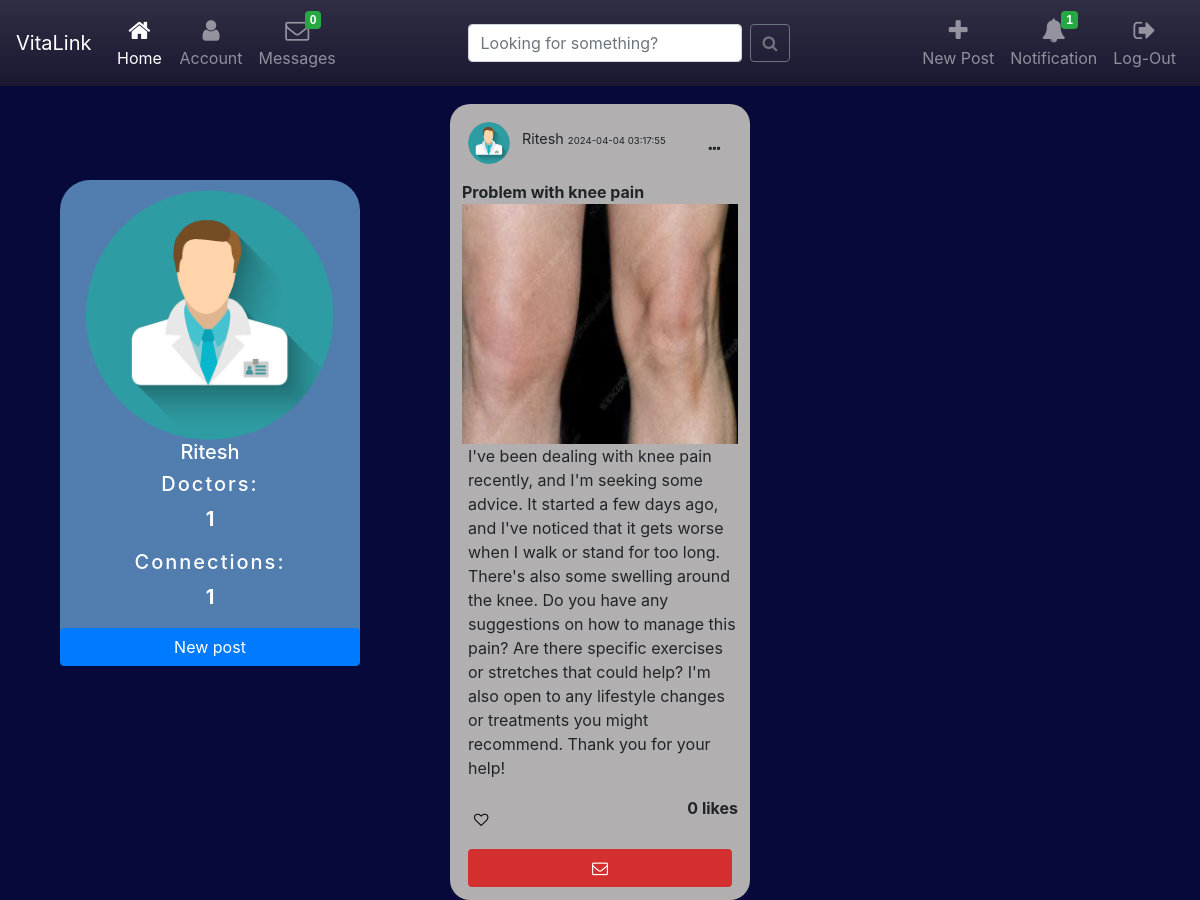
Screenshot of / (signed in) with the database file from the repository.
### website/models.py (models this page shows)
class User(db.Model, UserMixin):
    id = db.Column(db.Integer, primary_key=True)
    email = db.Column(db.String(150), unique=True)
    password = db.Column(db.String(150))
    websocket_id = db.Column(db.String, unique=True, index=True)
    name = db.Column(db.String(150),unique = True)
    profilepic = db.Column(db.String(100))
    status = db.Column(db.String(20))
    interests = db.Column(db.String(1000),default = None)
    following = db.Column(db.String(1000),default = "")
    followers = db.Column(db.String(1000),default = "")
    logined = db.Column(db.String(10),default = "true")
    otp = db.Column(db.String(10))
    posts = db.relationship('Post')

class Post(db.Model):
    id = db.Column(db.Integer, primary_key=True)
    title = db.Column(db.String(100))
    data = db.Column(db.String(10000))
    pic=db.Column(db.String(100))
    date = db.Column(db.DateTime(timezone=True), default=func.now())
    likes = db.Column(db.String(1000))
    user_id = db.Column(db.Integer, db.ForeignKey('user.id'))

### website/views.py (the view, shortened to what this page needs)
@views.route('/', methods=['GET', 'POST'])
@login_required
def home():
    notifs=Notification.query.filter_by(user_id=current_user.id)
    noticount=0
    for notic in notifs:
        if notic.read == 'false':
            noticount+=1
    messages=Message.query.all()
    msgcount=0
    for msg in messages:
        if (current_user.name in msg.uid) and msg.read=='false':
            msgcount+=1
    users = User.query.all()
    posts = Post.query.all()
    poppost=posts[0]
    popularuser=current_user
    for user in users:
        if len(user.followers.split("+")) > len(popularuser.followers.split("+")):
            popularuser=user
    for post in posts:
        if len(post.likes.split("+")) > len(poppost.likes.split("+")):
            poppost=post
    return render_template("home.html", posts = Post.query.all(), user = current_user, posters = User.query.all(),notifs=notifs, noticount=noticount,msgcount=msgcount)

### website/templates/home.html (shortened to what this page needs)
<!DOCTYPE html>
<html lang="en">
<head>
  <link rel="stylesheet" href="https://maxcdn.bootstrapcdn.com/bootstrap/4.3.1/css/bootstrap.min.css">
  <link rel="stylesheet" href="https://cdnjs.cloudflare.com/ajax/libs/font-awesome/4.7.0/css/font-awesome.min.css">
  <link rel="stylesheet" type="text/css" href="../../static/css/feed.css">
  <link rel="stylesheet" type="text/css" href="../../static/css/navbar.css">
</head>
<body>
  <div class="navbox">
    <nav class="navbar navbar-icon-top fixed-top navbar-expand-lg navbar-dark  navcolr"
      style="background-image: linear-gradient(180deg,#302e44  0%, #1A1731 100%);">
      <a class="navbar-brand" href="#">VitaLink</a>
      <div class="collapse navbar-collapse" id="navbarSupportedContent">
        <ul class="navbar-nav">
          <li class="nav-item active">
            <a class="nav-link" href="/">
              <i class="fa fa-home"></i>
              Home
            </a>
          </li>
          <li class="nav-item">
            <a class="nav-link" href="/account">
              <i class="fa fa-user">
              </i>
              Account
            </a>
          </li>
          <li class="nav-item">
            <a class="nav-link" href="/chat">
              <i class="fa fa-envelope-o">
                {% if noticount > 0 %}
                <span class="badge badge-success">{{msgcount}}</span>
                {% endif %}
              </i>
              Messages
            </a>
          </li>
        </ul>
        <ul class="navbar-nav ml-auto mr-auto">
          <li class="nav-item">
            <form class="form-inline my-2 my-lg-0" method="post" action="/search">
              <input class="form-control mr-sm-2" type="text" placeholder="Looking for something?" name="search"
                aria-label="Search">
              <button class="btn btn-outline-secondary my-2 my-sm-0" type="submit"><i class="fa fa-search"></i></button>
            </form>
          </li>
        </ul>
        <ul class="navbar-nav ">
          <li class="nav-item">
            <a class="nav-link" href="/post">
              <i class="fa fa-plus">
              </i>
              New Post
            </a>
          </li>
          <li class="nav-item">
            <a class="nav-link" href="javascript:myFunction();">
              <i class="fa fa-bell">
                {% if noticount > 0 %}
                <span class="badge badge-success">{{noticount}}</span>
                {% endif %}
              </i>
              Notification
            </a>
          </li>
          <li class="nav-item">
            <a class="nav-link" href="/logout">
              <i class="fa fa-sign-out">
              </i>
              Log-Out
            </a>
          </li>
        </ul>
      </div>
    </nav>
  </div>
  <div class="account">
    <a href="/account"><img src="../../static/profile/{{user.profilepic}}" alt="Avatar"></a>
    <h2>{{user.name}}</h2>
    <h1>Doctors:</h1>
    <p> {{user.following.split("+")|length-1}}</p>
    <h1>Connections:</h1>
    <p>{{user.followers.split("+")|length -1}}</p>
    <a href="/post" class="btn btn-primary" style="display: block;margin: 0 auto;">New post</a>
  </div>
<div class="trending">
  <p>Chat Gpt</p>
</div>
  <br>
  {% for post in posts %}
  {% for poster in posters %}
  {% if post.user_id == poster.id %}
  <div class="main panel panel-default z-depth-4">
    <div class="panel-body">
      <div class="media">
        <div class="media-left">
          <img src="../../static/profile/{{poster.profilepic}}" class="media-object circle">
        </div>
        <div class="media-body">
          <p>{{poster.name}} <span class="time">{{post.date}}</span></p>
          <span><i class="fa fa-ellipsis-h right"></i></span>
        </div>
      </div>
      <div class="post">
      <form method="POST" action="/">
          <b>{{post.title}}</b>
          {% if post.pic=="None"%}
          {% else %}
          <img class="not" src="../../static/post/{{post.pic}}">
          {% endif %}
          <p class="caption">{{post.data}}</p>
          {% if user.id|string in post.likes.split("+") %}
          <button type="submit" style="background-color: transparent; border: 0ch;">
            <p class="iconsec"><i class="fa fa-heart fa-solid;" style="color: red;"></i></p>
          </button> <span class="right"><b>{{post.likes.split("+")|length -1}} likes</b></span>
          {% else %}
          <button type="submit" style="background-color: transparent; border: 0ch;">
            <p class="iconsec"><i class="fa fa-heart-o"></i> </p>
          </button> <span class="right"><b>{{post.likes.split("+")|length -1}} likes</b></span>
          {% endif %}
      </form>
    </div>
    <form method="post" action="/chat">
      <button type="submit" style="background-color: transparent; border: 0ch; width: 100%;">
        <center><a class="btn" id="open"><i class="fa fa-envelope-o"></i></a></center>
      </button>
    </form>
  </div>
  </div>
  <br>
  {% endif %}
  {% endfor %}
  {% endfor %}
</body>
</html>

### website/static/css/feed.css (style rules this page uses)
body { background-color: #08093b; background-size: cover; background-attachment: fixed; }
.main { width: 25vw; background-color: rgb(177, 175, 175); margin: auto; position: relative; top: 5vh; transition: transform .2s; border-radius: 20px; }
.media-object { width: 3.5vw; height: 3.5vw; }
.circle { border-radius: 50%; }
.media { padding: 0.5vw; }
.media-body { padding-left: 1vw; font-size: 1.2vw; position: relative; top: 0.5vw; }
.fa-ellipsis-h { position: relative; bottom: 2vw; font-size: 1.5vw; margin-right: 1vw; }
.right { float: right; }
.panel-body { padding: 1vw; }
.not { height: 20vw; width: 100%; }
.iconsec { padding-top: 1vw; padding-left: 0.5vw; font-size: 1.2vw; }
.caption { padding-left: 0.5vw; }
.time { font-size: 0.8vw; }
.fa { cursor: pointer }
#open { width: 100%; background-color: #d32f2f; color: white; }
.account { position: fixed; width: 300px; left: 5%; top: 20%; display: grid; place-items: center; background-color: #527DAF; color: white; border-radius: 30px; transition: transform .2s; }
.account img { margin-top: 10px; border-radius: 50%; width: 250px; height: 250px; }
.account h2 { font-size: 20px; }
.account h1 { font-size: 20px; letter-spacing: 2px; }
.account p { font-weight: bold; font-size: 20px; }
.account .btn { width: 100%; }

### website/static/css/navbar.css (style rules this page uses)
.navcolr { background-color: #1A1731; }
.navbar-icon-top .navbar-nav .nav-link > .fa { position: relative; width: 36px; font-size: 24px; }
.navbar-icon-top .navbar-nav .nav-link > .fa > .badge { font-size: 0.75rem; position: absolute; right: 0; font-family: sans-serif; }
.navbar-icon-top .navbar-nav .nav-link > .fa { top: 3px; line-height: 12px; }
.navbar-icon-top .navbar-nav .nav-link > .fa > .badge { top: -10px; }
@media (min-width: 992px) { .navbar-icon-top.navbar-expand-lg .navbar-nav .nav-link { text-align: center; display: table-cell; height: 70px; vertical-align: middle; padding-top: 0; padding-bottom: 0; } }
@media (min-width: 992px) { .navbar-icon-top.navbar-expand-lg .navbar-nav .nav-link > .fa { display: block; width: 48px; margin: 2px auto 4px auto; top: 0; line-height: 24px; } }
@media (min-width: 992px) { .navbar-icon-top.navbar-expand-lg .navbar-nav .nav-link > .fa > .badge { top: -7px; } }

### rows the page displays
User: profilepic (picture), name "Ritesh", pic (picture), likes.split|length "0"
Post: date "2024-04-04 03:17:55", title "Problem with knee pain", data "I've been dealing with knee pain recently, and I'm seeking some advice. It started a few days ago, and I've noticed that it gets worse when I walk or stand for too long. There's also some swelling around the knee. Do you have any suggestions on how to manage this pain? Are there specific exercises or stretches that could help? I'm also open to any lifestyle changes or treatments you might recommend. Thank you for your help!"

### other values shown
{{ msgcount }} "0"
{{ noticount }} "1"
{{ user.following.split("+")|length-1 }} "1"
{{ user.followers.split("+")|length -1 }} "1"
